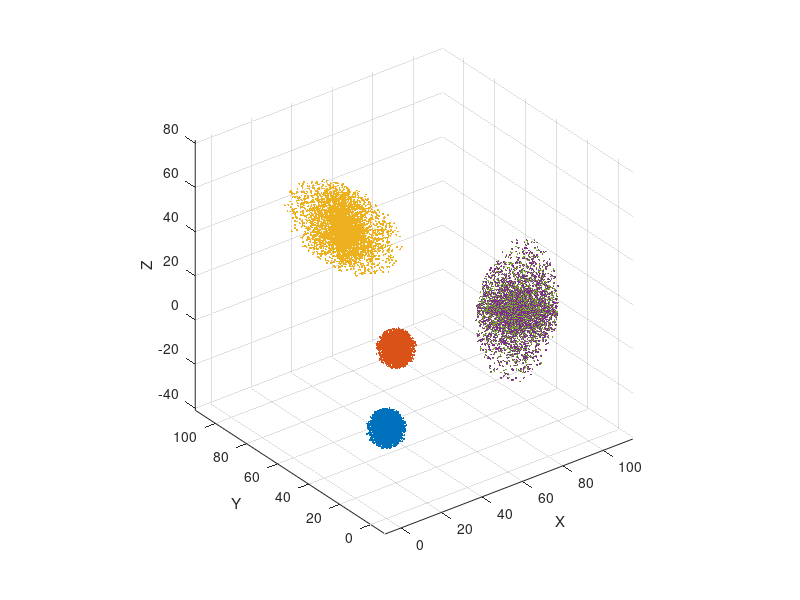

The MATLAB script that drew this image:
clear all;
close all;

% Generate random spherical coordinates(radial, azimuthal, polar)
N = 5000;
radial = 8*(rand(N,1));
azimuthal = 2*pi*rand(N,1);
polar = pi*rand(N,1);

% Convert to cartesian
x = radial.*cos(azimuthal).*sin(polar);
y = radial.*sin(azimuthal).*sin(polar);
z = radial.*cos(polar);

% Convert to Homogeneous Coordinate
row = rand(1,N);
row(1:N) = 1;
sphere = [x.'; y.'; z.'; row];

% 3D Translation, on Original Sphere
M1 = [1 0 0 20; 0 1 0 20; 0 0 1 20; 0 0 0 1];
size(M1)
sphere_M1 = M1 * sphere;

% 3D Translation with Non-uniform scaling, on Original Sphere
M2 = [2 0 0 0; 0 4 0 0; 0 0 2 0; 0 0 0 1];
size(M2)
sphere_M2 = M2 * sphere_M1;

% 3D Rotations on Sphere M2
theta1 = pi/2;
theta2 = pi/3;
theta3 = pi/4;
R_X = [1 0 0 0; 0 cos(theta1) -sin(theta1) 0; 0 sin(theta1) cos(theta1) 0; 0 0 0 1];
R_Y = [cos(theta2) 0 sin(theta2) 0; 0 1 0 0; -sin(theta2) 0 cos(theta2) 0; 0 0 0 1];
R_Z = [cos(theta3) -sin(theta3) 0 0; sin(theta3) cos(theta3) 0 0; 0 0 1 0; 0 0 0 1];
sphere_R = R_Z * R_Y * R_X * sphere_M2;

% Composite Transformation
sphere_M = R_Z * R_Y * R_X * M2 * M1 * sphere;

% Check the norm after applying two equivalent transformations
fprintf('Norm: %i\n', norm(sphere_R - sphere_M))

% plot
figure(1)
hold on;
view(3);
scatter3(x, y, z, 2, 'filled', 'r')
scatter3(sphere_M1(1,:), sphere_M1(2,:), sphere_M1(3,:), 2, 'filled', 'b')
scatter3(sphere_M2(1,:), sphere_M2(2,:), sphere_M2(3,:), 2, 'filled', 'y')
scatter3(sphere_R(1,:), sphere_R(2,:), sphere_R(3,:), 2, 'filled', 'g')
scatter3(sphere_M(1,:), sphere_M(2,:), sphere_M(3,:), 2, 'filled', 'p')
axis vis3d equal
grid on;
xlabel X, ylabel Y, zlabel Z
hold off;
